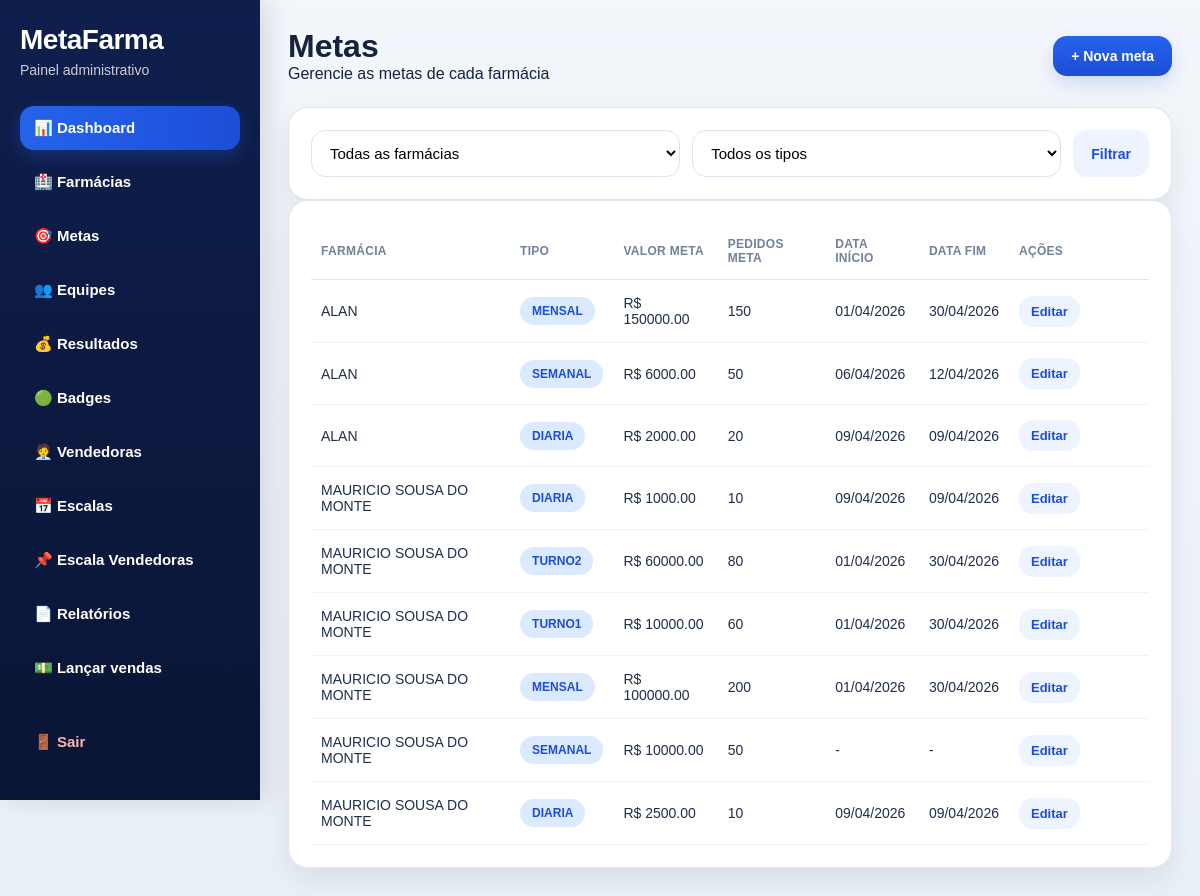
Page /metas/ (signed in) on the earlier database version.
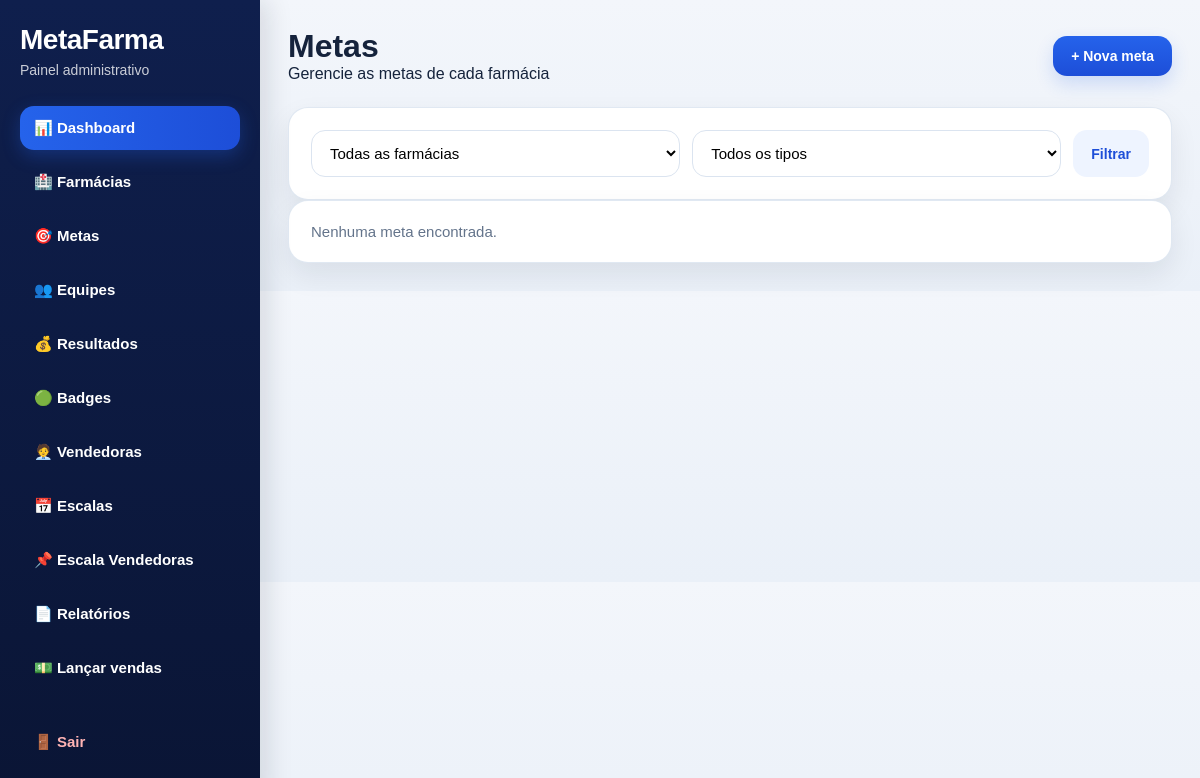
Same page on the later database version.
### app/models.py (models this page shows, shortened)
class Meta(db.Model):
    __tablename__ = "metas"
    id = db.Column(db.Integer, primary_key=True)
    farmacia_id = db.Column(db.Integer, db.ForeignKey("farmacias.id"), nullable=False, index=True)
    tipo = db.Column(db.String(20), nullable=False, index=True)
    valor_meta = db.Column(db.Float, default=0)
    pedidos_meta = db.Column(db.Integer, default=0)
    data_inicio = db.Column(db.Date, nullable=True)
    data_fim = db.Column(db.Date, nullable=True)
    observacao = db.Column(db.String(255), nullable=True)
    criado_em = db.Column(db.DateTime, default=agora_brasil)

class Farmacia(db.Model):
    __tablename__ = "farmacias"
    id = db.Column(db.Integer, primary_key=True)
    nome = db.Column(db.String(150), nullable=False)
    responsavel = db.Column(db.String(150), nullable=True)
    cidade = db.Column(db.String(100), nullable=True)
    telefone = db.Column(db.String(30), nullable=True)
    status = db.Column(db.String(20), default="ativa")
    observacao = db.Column(db.String(255), nullable=True)
    criado_em = db.Column(db.DateTime, default=agora_brasil)
    metas = db.relationship("Meta", backref="farmacia", lazy=True, cascade="all, delete-orphan")
    equipes = db.relationship("Equipe", backref="farmacia", lazy=True, cascade="all, delete-orphan")
    resultados = db.relationship("Resultado", backref="farmacia", lazy=True, cascade="all, delete-orphan")
    vendedoras = db.relationship("Vendedora", backref="farmacia", lazy=True, cascade="all, delete-orphan")
    escalas_semanais = db.relationship("EscalaSemanal", backref="farmacia", lazy=True, cascade="all, delete-orphan")
    escalas_vendedoras = db.relationship("EscalaVendedora", backref="farmacia", lazy=True, cascade="all, delete-orphan")

### app/routes/metas.py (the view)
@metas_bp.route("/")
@login_required
def listar():
    farmacia_id = request.args.get("farmacia_id", type=int)
    tipo = request.args.get("tipo", "").strip()
    query = Meta.query.join(Farmacia)
    if farmacia_id:
        query = query.filter(Meta.farmacia_id == farmacia_id)
    if tipo:
        query = query.filter(Meta.tipo == tipo)
    metas = query.order_by(Meta.id.desc()).all()
    farmacias = Farmacia.query.order_by(Farmacia.nome.asc()).all()
    return render_template(
        "metas/listar.html",
        metas=metas,
        farmacias=farmacias,
        farmacia_id=farmacia_id,
        tipo=tipo
    )

### app/templates/metas/listar.html (shortened to what this page needs)
{% extends "base.html" %}
{% block content %}
<div class="page-header">
    <div>
        <h1>Metas</h1>
        <p>Gerencie as metas de cada farmácia</p>
    </div>
    <a href="{{ url_for('metas.nova') }}" class="btn btn-primary">+ Nova meta</a>
</div>
<div class="card">
    <form method="GET" class="filter-bar filter-bar-3">
        <select name="farmacia_id">
            <option value="">Todas as farmácias</option>
        </select>
        <select name="tipo">
            <option value="">Todos os tipos</option>
        </select>
        <button type="submit" class="btn btn-secondary">Filtrar</button>
    </form>
</div>
<div class="card">
    {% if metas %}
    <div class="table-responsive">
        <table>
            <thead>
                <tr>
                    <th>Farmácia</th>
                    <th>Tipo</th>
                    <th>Valor meta</th>
                    <th>Pedidos meta</th>
                    <th>Data início</th>
                    <th>Data fim</th>
                    <th width="140">Ações</th>
                </tr>
            </thead>
            <tbody>
                {% for meta in metas %}
                <tr>
                    <td>{{ meta.farmacia.nome }}</td>
                    <td>
                        <span class="badge badge-info">
                            {{ meta.tipo }}
                        </span>
                    </td>
                    <td>R$ {{ "%.2f"|format(meta.valor_meta or 0) }}</td>
                    <td>{{ meta.pedidos_meta or 0 }}</td>
                    <td>
                        {% if meta.data_inicio %}
                            {{ meta.data_inicio.strftime('%d/%m/%Y') }}
                        {% else %}
                            -
                        {% endif %}
                    </td>
                    <td>
                        {% if meta.data_fim %}
                            {{ meta.data_fim.strftime('%d/%m/%Y') }}
                        {% else %}
                            -
                        {% endif %}
                    </td>
                    <td>
                        <a href="{{ url_for('metas.editar', meta_id=meta.id) }}" class="btn btn-small btn-secondary">Editar</a>
                    </td>
                </tr>
                {% endfor %}
            </tbody>
        </table>
    </div>
    {% else %}
        <p class="empty-state">Nenhuma meta encontrada.</p>
    {% endif %}
</div>
{% endblock %}

### app/templates/base.html (shortened to what this page needs)
<!DOCTYPE html>
<html lang="pt-BR">
<head>
    <link rel="stylesheet" href="{{ url_for('static', filename='css/style.css') }}">
</head>
<body>
    {% if current_user.is_authenticated %}
    <div class="sidebar">
        <div class="brand">
            <h2>MetaFarma</h2>
            <p>Painel administrativo</p>
        </div>
        <div class="menu">
            <a href="/dashboard/" class="menu-item active">📊 Dashboard</a>
            <a href="/farmacias/" class="menu-item">🏥 Farmácias</a>
            <a href="/metas/" class="menu-item">🎯 Metas</a>
            <a href="/equipes/" class="menu-item">👥 Equipes</a>
            <a href="/resultados/" class="menu-item">💰 Resultados</a>
            <a href="/badges/" class="menu-item">🟢 Badges</a>
            <a href="/vendedoras/" class="menu-item">🧑‍💼 Vendedoras</a>
            <a href="/escalas-semanais/" class="menu-item">📅 Escalas</a>
            <a href="/escalas-vendedoras/" class="menu-item">📌 Escala Vendedoras</a>
            <a href="/relatorios/" class="menu-item">📄 Relatórios</a>
            <a href="/resultados-vendedoras/novo">💵 Lançar vendas</a>
            <a href="/logout" class="menu-item logout">🚪 Sair</a>
        </div>
    </div>
    {% endif %}
    <main class="{% if current_user.is_authenticated %}main-content{% else %}main-auth{% endif %}">
        {% block content %}{% endblock %}
    </main>
</body>
</html>

### app/static/css/style.css (style rules this page uses)
* { margin: 0; padding: 0; box-sizing: border-box; }
:root { --bg: #eef3f9; --sidebar: #0f1f4d; --sidebar-dark: #0a1535; --card: #ffffff; --primary: #2563eb; --primary-dark: #1d4ed8; --text: #15233c; --muted: #64748b; --border: #dbe4f0; --success: #16a34a; --danger: #dc2626; --warning: #d97706; --info-bg: #dbeafe; --info-text: #1d4ed8; --success-bg: #dcfce7; --danger-bg: #fee2e2; --warning-bg: #fef3c7; --shadow: 0 12px 28px rgba(15, 23, 42, 0.08); --shadow-soft: 0 6px 18px rgba(15, 23, 42, 0.06); --radius: 20px; }
body { font-family: Arial, Helvetica, sans-serif; background: linear-gradient(180deg, #f3f6fb 0%, #eaf0f8 100%); color: var(--text); }
a { text-decoration: none; }
.sidebar { width: 260px; min-height: 100vh; background: linear-gradient(180deg, var(--sidebar) 0%, var(--sidebar-dark) 100%); position: fixed; left: 0; top: 0; padding: 24px 20px; color: #fff; box-shadow: 8px 0 24px rgba(15, 23, 42, 0.12); }
.brand h2 { font-size: 28px; margin-bottom: 6px; letter-spacing: -0.5px; }
.brand p { color: rgba(255,255,255,.78); font-size: 14px; margin-bottom: 28px; }
.menu { display: flex; flex-direction: column; gap: 10px; }
.menu a { color: #fff; padding: 13px 14px; border-radius: 14px; transition: .2s ease; font-weight: 700; font-size: 15px; }
.main-content { margin-left: 260px; padding: 28px; }
.page-header { display: flex; align-items: center; justify-content: space-between; gap: 16px; margin-bottom: 24px; flex-wrap: wrap; }
.card { background: var(--card); border-radius: var(--radius); box-shadow: var(--shadow); padding: 22px; border: 1px solid rgba(219, 228, 240, 0.85); }
input, select, textarea { width: 100%; border: 1px solid var(--border); border-radius: 14px; padding: 13px 14px; outline: none; font-size: 15px; background: #fff; transition: .2s ease; }
.btn { border: none; border-radius: 14px; padding: 12px 18px; cursor: pointer; font-weight: 800; font-size: 14px; display: inline-flex; align-items: center; justify-content: center; transition: .2s ease; }
.btn-primary { background: linear-gradient(180deg, var(--primary) 0%, var(--primary-dark) 100%); color: #fff; box-shadow: 0 8px 18px rgba(37, 99, 235, 0.18); }
.btn-secondary { background: #eef4ff; color: var(--primary-dark); }
.empty-state { color: var(--muted); font-size: 15px; }
.filter-bar { display: flex; gap: 12px; flex-wrap: wrap; }
.filter-bar input, .filter-bar select { flex: 1; min-width: 220px; }
.menu-item { display: flex; align-items: center; gap: 10px; padding: 14px; border-radius: 12px; font-weight: 700; transition: 0.2s; }
.menu-item.active { background: linear-gradient(90deg, #2563eb, #1d4ed8); box-shadow: 0 6px 18px rgba(37,99,235,0.3); }
.menu-item.logout { margin-top: 20px; color: #ffb4b4; }

Differences in the rows shown:
removed Meta: farmacia.nome "ALAN", tipo "MENSAL", valor_meta "150000.00", pedidos_meta "150", data_inicio "01/04/2026", data_fim "30/04/2026"
removed Meta: farmacia.nome "ALAN", tipo "SEMANAL", valor_meta "6000.00", pedidos_meta "50", data_inicio "06/04/2026", data_fim "12/04/2026"
removed Meta: farmacia.nome "ALAN", tipo "DIARIA", valor_meta "2000.00", pedidos_meta "20", data_inicio "09/04/2026", data_fim "09/04/2026"
removed Meta: farmacia.nome "MAURICIO SOUSA DO MONTE", tipo "DIARIA", valor_meta "1000.00", pedidos_meta "10", data_inicio "09/04/2026", data_fim "09/04/2026"
removed Meta: farmacia.nome "MAURICIO SOUSA DO MONTE", tipo "TURNO2", valor_meta "60000.00", pedidos_meta "80", data_inicio "01/04/2026", data_fim "30/04/2026"
removed Meta: farmacia.nome "MAURICIO SOUSA DO MONTE", tipo "TURNO1", valor_meta "10000.00", pedidos_meta "60", data_inicio "01/04/2026", data_fim "30/04/2026"
removed Meta: farmacia.nome "MAURICIO SOUSA DO MONTE", tipo "MENSAL", valor_meta "100000.00", pedidos_meta "200", data_inicio "01/04/2026", data_fim "30/04/2026"
removed Meta: farmacia.nome "MAURICIO SOUSA DO MONTE", tipo "SEMANAL", valor_meta "10000.00", pedidos_meta "50"
removed Meta: farmacia.nome "MAURICIO SOUSA DO MONTE", tipo "DIARIA", valor_meta "2500.00", pedidos_meta "10", data_inicio "09/04/2026", data_fim "09/04/2026"
Other differences:
text no longer shown: "FARMÁCIA TIPO VALOR META PEDIDOS META DATA INÍCIO DATA FIM AÇÕES"
text now shown: "Nenhuma meta encontrada."
